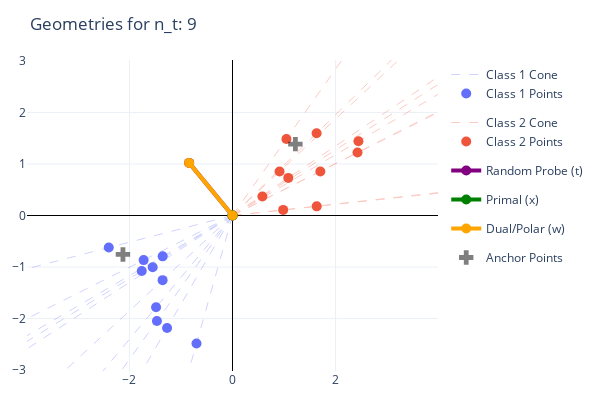
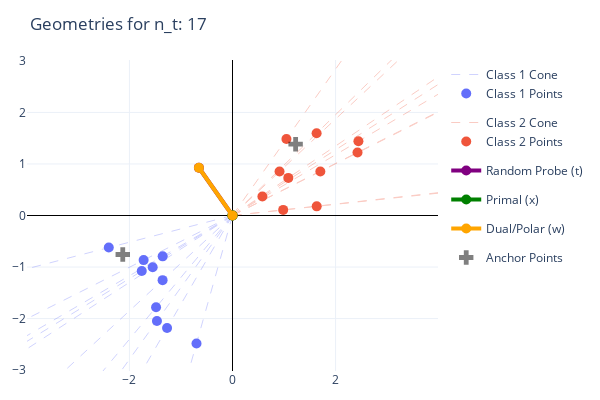
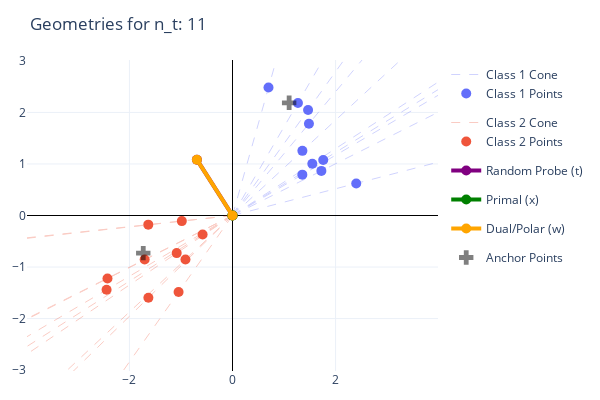
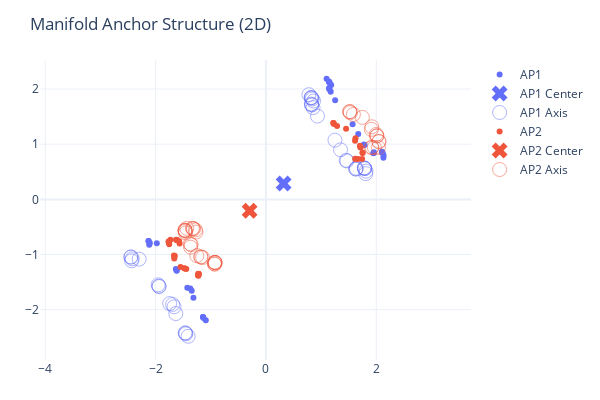

Here is the notebook cell these charts were saved with, in order:
### Code cell
print(f"Geometries: ")
for g in geometries:
    print(g)
for f in figs:
    f.show()

### Figure 1 — Plotly figure (JSON) as saved in the notebook; plotly's stock layout.template omitted (floating-point values rounded to 4 significant figures)
{"data": [{"hoverinfo": "skip", "legendgroup": "group0", "line": {"color": "#636EFA", "dash": "dash", "width": 1}, "mode": "lines", "name": "Class 1 Cone", "opacity": 0.3, "type": "scatter", "x": [0.0, -15.75, NaN, 0.0, -13.85, NaN, 0.0, -6.248, NaN, 0.0, -21.48, NaN, 0.0, -12.12, NaN, 0.0, -13.27, NaN, 0.0, -15.43, NaN, 0.0, -12.13, NaN, 0.0, -11.36, NaN, 0.0, -13.12, NaN], "y": [0.0, -9.642, NaN, 0.0, -8.988, NaN, 0.0, -22.21, NaN, 0.0, -5.569, NaN, 0.0, -7.089, NaN, 0.0, -15.93, NaN, 0.0, -7.745, NaN, 0.0, -11.22, NaN, 0.0, -19.54, NaN, 0.0, -18.3, NaN]}, {"legendgroup": "group0", "marker": {"color": "#636EFA", "size": 10}, "mode": "markers", "name": "Class 1 Points", "type": "scatter", "x": [-1.76, -1.548, -0.6984, -2.401, -1.355, -1.483, -1.724, -1.356, -1.269, -1.466], "y": [-1.078, -1.005, -2.482, -0.6225, -0.7924, -1.78, -0.8657, -1.254, -2.184, -2.046]}, {"hoverinfo": "skip", "legendgroup": "group1", "line": {"color": "#EF553B", "dash": "dash", "width": 1}, "mode": "lines", "name": "Class 2 Cone", "opacity": 0.3, "type": "scatter", "x": [0.0, 8.797, NaN, 0.0, 9.683, NaN, 0.0, 21.7, NaN, 0.0, 14.62, NaN, 0.0, 9.359, NaN, 0.0, 8.167, NaN, 0.0, 5.189, NaN, 0.0, 14.6, NaN, 0.0, 21.86, NaN, 0.0, 15.25, NaN], "y": [0.0, 0.9751, NaN, 0.0, 6.528, NaN, 0.0, 10.95, NaN, 0.0, 1.588, NaN, 0.0, 13.29, NaN, 0.0, 7.643, NaN, 0.0, 3.306, NaN, 0.0, 14.28, NaN, 0.0, 12.89, NaN, 0.0, 7.651, NaN]}, {"legendgroup": "group1", "marker": {"color": "#EF553B", "size": 10}, "mode": "markers", "name": "Class 2 Points", "type": "scatter", "x": [0.9833, 1.082, 2.425, 1.634, 1.046, 0.9129, 0.58, 1.632, 2.443, 1.704], "y": [0.109, 0.7297, 1.224, 0.1775, 1.485, 0.8543, 0.3695, 1.596, 1.441, 0.8552]}, {"line": {"color": "purple", "width": 4}, "marker": {"color": "purple", "size": 10, "symbol": "circle"}, "mode": "lines+markers", "name": "Random Probe (t)", "type": "scatter", "x": [0.0, -0.8408], "y": [0.0, 1.021]}, {"line": {"color": "green", "width": 4}, "marker": {"color": "green", "size": 10, "symbol": "circle"}, "mode": "lines+markers", "name": "Primal (x)", "type": "scatter", "x": [0.0, 9.512e-06], "y": [0.0, 2.22e-05]}, {"line": {"color": "orange", "width": 4}, "marker": {"color": "orange", "size": 10, "symbol": "circle"}, "mode": "lines+markers", "name": "Dual/Polar (w)", "type": "scatter", "x": [0.0, -0.8408], "y": [0.0, 1.021]}, {"marker": {"color": "black", "opacity": 0.5, "size": 12, "symbol": "cross"}, "mode": "markers", "name": "Anchor Points", "type": "scatter", "x": [-2.126, 1.22], "y": [-0.7558, 1.384]}], "layout": {"height": 400, "margin": {"b": 20, "l": 20, "r": 20, "t": 60}, "title": {"text": "Geometries for n_t: 9"}, "width": 600, "xaxis": {"range": [-2.982, 2.982], "zeroline": true, "zerolinecolor": "black", "zerolinewidth": 1}, "yaxis": {"range": [-2.982, 2.982], "scaleanchor": "x", "scaleratio": 1, "zeroline": true, "zerolinecolor": "black", "zerolinewidth": 1}}}

### Figure 2 — Plotly figure (JSON) as saved in the notebook; plotly's stock layout.template omitted (floating-point values rounded to 4 significant figures)
{"data": [{"hoverinfo": "skip", "legendgroup": "group0", "line": {"color": "#636EFA", "dash": "dash", "width": 1}, "mode": "lines", "name": "Class 1 Cone", "opacity": 0.3, "type": "scatter", "x": [0.0, -15.75, NaN, 0.0, -13.85, NaN, 0.0, -6.248, NaN, 0.0, -21.48, NaN, 0.0, -12.12, NaN, 0.0, -13.27, NaN, 0.0, -15.43, NaN, 0.0, -12.13, NaN, 0.0, -11.36, NaN, 0.0, -13.12, NaN], "y": [0.0, -9.642, NaN, 0.0, -8.988, NaN, 0.0, -22.21, NaN, 0.0, -5.569, NaN, 0.0, -7.089, NaN, 0.0, -15.93, NaN, 0.0, -7.745, NaN, 0.0, -11.22, NaN, 0.0, -19.54, NaN, 0.0, -18.3, NaN]}, {"legendgroup": "group0", "marker": {"color": "#636EFA", "size": 10}, "mode": "markers", "name": "Class 1 Points", "type": "scatter", "x": [-1.76, -1.548, -0.6984, -2.401, -1.355, -1.483, -1.724, -1.356, -1.269, -1.466], "y": [-1.078, -1.005, -2.482, -0.6225, -0.7924, -1.78, -0.8657, -1.254, -2.184, -2.046]}, {"hoverinfo": "skip", "legendgroup": "group1", "line": {"color": "#EF553B", "dash": "dash", "width": 1}, "mode": "lines", "name": "Class 2 Cone", "opacity": 0.3, "type": "scatter", "x": [0.0, 8.797, NaN, 0.0, 9.683, NaN, 0.0, 21.7, NaN, 0.0, 14.62, NaN, 0.0, 9.359, NaN, 0.0, 8.167, NaN, 0.0, 5.189, NaN, 0.0, 14.6, NaN, 0.0, 21.86, NaN, 0.0, 15.25, NaN], "y": [0.0, 0.9751, NaN, 0.0, 6.528, NaN, 0.0, 10.95, NaN, 0.0, 1.588, NaN, 0.0, 13.29, NaN, 0.0, 7.643, NaN, 0.0, 3.306, NaN, 0.0, 14.28, NaN, 0.0, 12.89, NaN, 0.0, 7.651, NaN]}, {"legendgroup": "group1", "marker": {"color": "#EF553B", "size": 10}, "mode": "markers", "name": "Class 2 Points", "type": "scatter", "x": [0.9833, 1.082, 2.425, 1.634, 1.046, 0.9129, 0.58, 1.632, 2.443, 1.704], "y": [0.109, 0.7297, 1.224, 0.1775, 1.485, 0.8543, 0.3695, 1.596, 1.441, 0.8552]}, {"line": {"color": "purple", "width": 4}, "marker": {"color": "purple", "size": 10, "symbol": "circle"}, "mode": "lines+markers", "name": "Random Probe (t)", "type": "scatter", "x": [0.0, -0.6517], "y": [0.0, 0.9264]}, {"line": {"color": "green", "width": 4}, "marker": {"color": "green", "size": 10, "symbol": "circle"}, "mode": "lines+markers", "name": "Primal (x)", "type": "scatter", "x": [0.0, 1.625e-05], "y": [0.0, 1.967e-05]}, {"line": {"color": "orange", "width": 4}, "marker": {"color": "orange", "size": 10, "symbol": "circle"}, "mode": "lines+markers", "name": "Dual/Polar (w)", "type": "scatter", "x": [0.0, -0.6517], "y": [0.0, 0.9264]}, {"marker": {"color": "black", "opacity": 0.5, "size": 12, "symbol": "cross"}, "mode": "markers", "name": "Anchor Points", "type": "scatter", "x": [-2.129, 1.225], "y": [-0.7563, 1.383]}], "layout": {"height": 400, "margin": {"b": 20, "l": 20, "r": 20, "t": 60}, "title": {"text": "Geometries for n_t: 17"}, "width": 600, "xaxis": {"range": [-2.982, 2.982], "zeroline": true, "zerolinecolor": "black", "zerolinewidth": 1}, "yaxis": {"range": [-2.982, 2.982], "scaleanchor": "x", "scaleratio": 1, "zeroline": true, "zerolinecolor": "black", "zerolinewidth": 1}}}

### Figure 3 — Plotly figure (JSON) as saved in the notebook; plotly's stock layout.template omitted (floating-point values rounded to 4 significant figures)
{"data": [{"hoverinfo": "skip", "legendgroup": "group0", "line": {"color": "#636EFA", "dash": "dash", "width": 1}, "mode": "lines", "name": "Class 1 Cone", "opacity": 0.3, "type": "scatter", "x": [0.0, 15.75, NaN, 0.0, 13.85, NaN, 0.0, 6.248, NaN, 0.0, 21.48, NaN, 0.0, 12.12, NaN, 0.0, 13.27, NaN, 0.0, 15.43, NaN, 0.0, 12.13, NaN, 0.0, 11.36, NaN, 0.0, 13.12, NaN], "y": [0.0, 9.642, NaN, 0.0, 8.988, NaN, 0.0, 22.21, NaN, 0.0, 5.569, NaN, 0.0, 7.089, NaN, 0.0, 15.93, NaN, 0.0, 7.745, NaN, 0.0, 11.22, NaN, 0.0, 19.54, NaN, 0.0, 18.3, NaN]}, {"legendgroup": "group0", "marker": {"color": "#636EFA", "size": 10}, "mode": "markers", "name": "Class 1 Points", "type": "scatter", "x": [1.76, 1.548, 0.6984, 2.401, 1.355, 1.483, 1.724, 1.356, 1.269, 1.466], "y": [1.078, 1.005, 2.482, 0.6225, 0.7924, 1.78, 0.8657, 1.254, 2.184, 2.046]}, {"hoverinfo": "skip", "legendgroup": "group1", "line": {"color": "#EF553B", "dash": "dash", "width": 1}, "mode": "lines", "name": "Class 2 Cone", "opacity": 0.3, "type": "scatter", "x": [0.0, -8.797, NaN, 0.0, -9.683, NaN, 0.0, -21.7, NaN, 0.0, -14.62, NaN, 0.0, -9.359, NaN, 0.0, -8.167, NaN, 0.0, -5.189, NaN, 0.0, -14.6, NaN, 0.0, -21.86, NaN, 0.0, -15.25, NaN], "y": [0.0, -0.9751, NaN, 0.0, -6.528, NaN, 0.0, -10.95, NaN, 0.0, -1.588, NaN, 0.0, -13.29, NaN, 0.0, -7.643, NaN, 0.0, -3.306, NaN, 0.0, -14.28, NaN, 0.0, -12.89, NaN, 0.0, -7.651, NaN]}, {"legendgroup": "group1", "marker": {"color": "#EF553B", "size": 10}, "mode": "markers", "name": "Class 2 Points", "type": "scatter", "x": [-0.9833, -1.082, -2.425, -1.634, -1.046, -0.9129, -0.58, -1.632, -2.443, -1.704], "y": [-0.109, -0.7297, -1.224, -0.1775, -1.485, -0.8543, -0.3695, -1.596, -1.441, -0.8552]}, {"line": {"color": "purple", "width": 4}, "marker": {"color": "purple", "size": 10, "symbol": "circle"}, "mode": "lines+markers", "name": "Random Probe (t)", "type": "scatter", "x": [0.0, -0.6907], "y": [0.0, 1.083]}, {"line": {"color": "green", "width": 4}, "marker": {"color": "green", "size": 10, "symbol": "circle"}, "mode": "lines+markers", "name": "Primal (x)", "type": "scatter", "x": [0.0, -8.188e-06], "y": [0.0, 7.395e-07]}, {"line": {"color": "orange", "width": 4}, "marker": {"color": "orange", "size": 10, "symbol": "circle"}, "mode": "lines+markers", "name": "Dual/Polar (w)", "type": "scatter", "x": [0.0, -0.6907], "y": [0.0, 1.083]}, {"marker": {"color": "black", "opacity": 0.5, "size": 12, "symbol": "cross"}, "mode": "markers", "name": "Anchor Points", "type": "scatter", "x": [1.099, -1.731], "y": [2.186, -0.731]}], "layout": {"height": 400, "margin": {"b": 20, "l": 20, "r": 20, "t": 60}, "title": {"text": "Geometries for n_t: 11"}, "width": 600, "xaxis": {"range": [-2.982, 2.982], "zeroline": true, "zerolinecolor": "black", "zerolinewidth": 1}, "yaxis": {"range": [-2.982, 2.982], "scaleanchor": "x", "scaleratio": 1, "zeroline": true, "zerolinecolor": "black", "zerolinewidth": 1}}}

### Figure 4 — Plotly figure (JSON) as saved in the notebook; plotly's stock layout.template omitted (floating-point values rounded to 4 significant figures)
{"data": [{"marker": {"color": "#636EFA"}, "mode": "markers", "name": "AP1", "type": "scatter", "x": [-1.131, -1.621, 1.571, 2.129, 1.151, 1.948, -1.371, 2.108, 1.145, -2.126, 1.174, 1.099, 1.182, -1.617, -1.09, 2.111, -1.633, -2.129, -1.425, 1.148, 2.132, 1.139, 1.949, -1.314, -2.104, 1.143, -2.115, 1.672, 1.254, 2.1, -1.978, -1.142, 1.958, 1.144, 1.158, 1.774, 2.108, -1.345, -1.141, 1.788], "y": [-2.149, -1.284, 1.361, 0.756, 1.997, 0.8382, -1.615, 0.8521, 2.127, -0.7558, 1.95, 2.186, 2.071, -1.292, -2.192, 0.8454, -1.26, -0.7563, -1.6, 2.006, 0.8004, 2.136, 0.84, -1.781, -0.7885, 2.131, -0.8243, 1.187, 1.798, 0.8613, -0.7946, -2.131, 0.8539, 2.017, 2.108, 0.9965, 0.852, -1.658, -2.134, 0.9864]}, {"marker": {"color": "#636EFA", "size": 14, "symbol": "x"}, "mode": "markers", "name": "AP1 Center", "type": "scatter", "x": [0.3201], "y": [0.2886]}, {"marker": {"color": "#636EFA", "opacity": 0.5, "size": 14, "symbol": "circle-open"}, "mode": "markers", "name": "AP1 Axis", "type": "scatter", "x": [-1.451, -1.941, 1.251, 1.809, 0.831, 1.628, -1.691, 1.787, 0.8249, -2.446, 0.8537, 0.7788, 0.8623, -1.937, -1.41, 1.791, -1.953, -2.449, -1.745, 0.8276, 1.812, 0.8194, 1.629, -1.634, -2.424, 0.8224, -2.435, 1.352, 0.9339, 1.78, -2.298, -1.462, 1.637, 0.8238, 0.8379, 1.454, 1.787, -1.665, -1.461, 1.468], "y": [-2.438, -1.572, 1.073, 0.4674, 1.709, 0.5496, -1.904, 0.5635, 1.839, -1.044, 1.662, 1.898, 1.783, -1.58, -2.481, 0.5568, -1.548, -1.045, -1.888, 1.718, 0.5118, 1.847, 0.5514, -2.07, -1.077, 1.842, -1.113, 0.8982, 1.51, 0.5727, -1.083, -2.42, 0.5653, 1.728, 1.819, 0.7079, 0.5634, -1.946, -2.422, 0.6978]}, {"marker": {"color": "#EF553B"}, "mode": "markers", "name": "AP2", "type": "scatter", "x": [1.669, 1.713, -1.652, -1.224, -1.762, -1.478, 1.751, -1.221, -1.608, 1.22, -1.759, -1.731, -1.564, 1.715, 1.743, -1.217, 1.703, 1.225, 1.615, -1.762, -1.232, -1.63, -1.472, 1.623, 1.289, -1.617, 1.233, -1.668, -1.753, -1.22, 1.452, 1.618, -1.444, -1.762, -1.574, -1.662, -1.225, 1.751, 1.625, -1.549], "y": [0.7321, 0.9467, -1.028, -1.383, -0.7702, -1.248, 0.8439, -1.35, -0.7407, 1.384, -0.7856, -0.731, -0.7985, 0.9408, 0.7319, -1.352, 0.9708, 1.383, 1.062, -0.7672, -1.374, -0.7302, -1.252, 1.109, 1.332, -0.7365, 1.366, -1.015, -0.8154, -1.35, 1.279, 0.7359, -1.26, -0.7645, -0.759, -1.073, -1.349, 0.8385, 0.7326, -1.227]}, {"marker": {"color": "#EF553B", "size": 14, "symbol": "x"}, "mode": "markers", "name": "AP2 Center", "type": "scatter", "x": [-0.2961], "y": [-0.2068]}, {"marker": {"color": "#EF553B", "opacity": 0.5, "size": 14, "symbol": "circle-open"}, "mode": "markers", "name": "AP2 Axis", "type": "scatter", "x": [1.965, 2.009, -1.356, -0.9282, -1.466, -1.182, 2.047, -0.9254, -1.312, 1.516, -1.463, -1.435, -1.268, 2.011, 2.039, -0.921, 1.999, 1.521, 1.911, -1.466, -0.9357, -1.334, -1.176, 1.919, 1.585, -1.32, 1.529, -1.372, -1.457, -0.924, 1.748, 1.914, -1.148, -1.466, -1.278, -1.366, -0.9291, 2.047, 1.921, -1.253], "y": [0.9389, 1.154, -0.8211, -1.176, -0.5634, -1.041, 1.051, -1.144, -0.5339, 1.591, -0.5788, -0.5242, -0.5917, 1.148, 0.9387, -1.145, 1.178, 1.59, 1.269, -0.5604, -1.167, -0.5234, -1.045, 1.316, 1.539, -0.5297, 1.572, -0.8081, -0.6086, -1.144, 1.486, 0.9427, -1.053, -0.5577, -0.5522, -0.8661, -1.142, 1.045, 0.9394, -1.02]}], "layout": {"height": 400, "margin": {"b": 40, "l": 40, "r": 40, "t": 60}, "title": {"text": "Manifold Anchor Structure (2D)"}, "width": 600, "xaxis": {"scaleanchor": "y", "scaleratio": 1}, "yaxis": {"constrain": "domain"}}}
